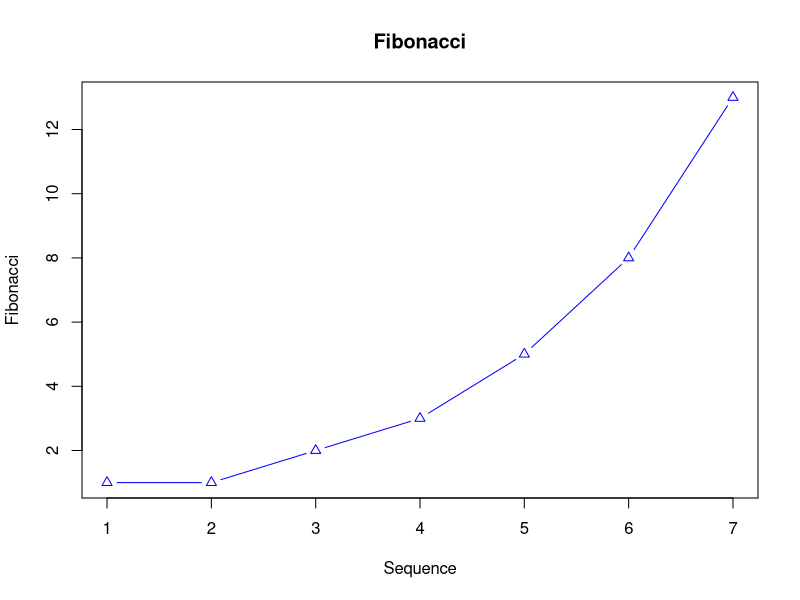

The R source for this figure:
rm(list = ls())

fib_num = c(1,1,2,3,5,8,13)

plot(x = 1:7, y = fib_num, main = "Fibonacci", xlab = "Sequence", ylab = "Fibonacci", type = "b", pch =2,  col = "blue")